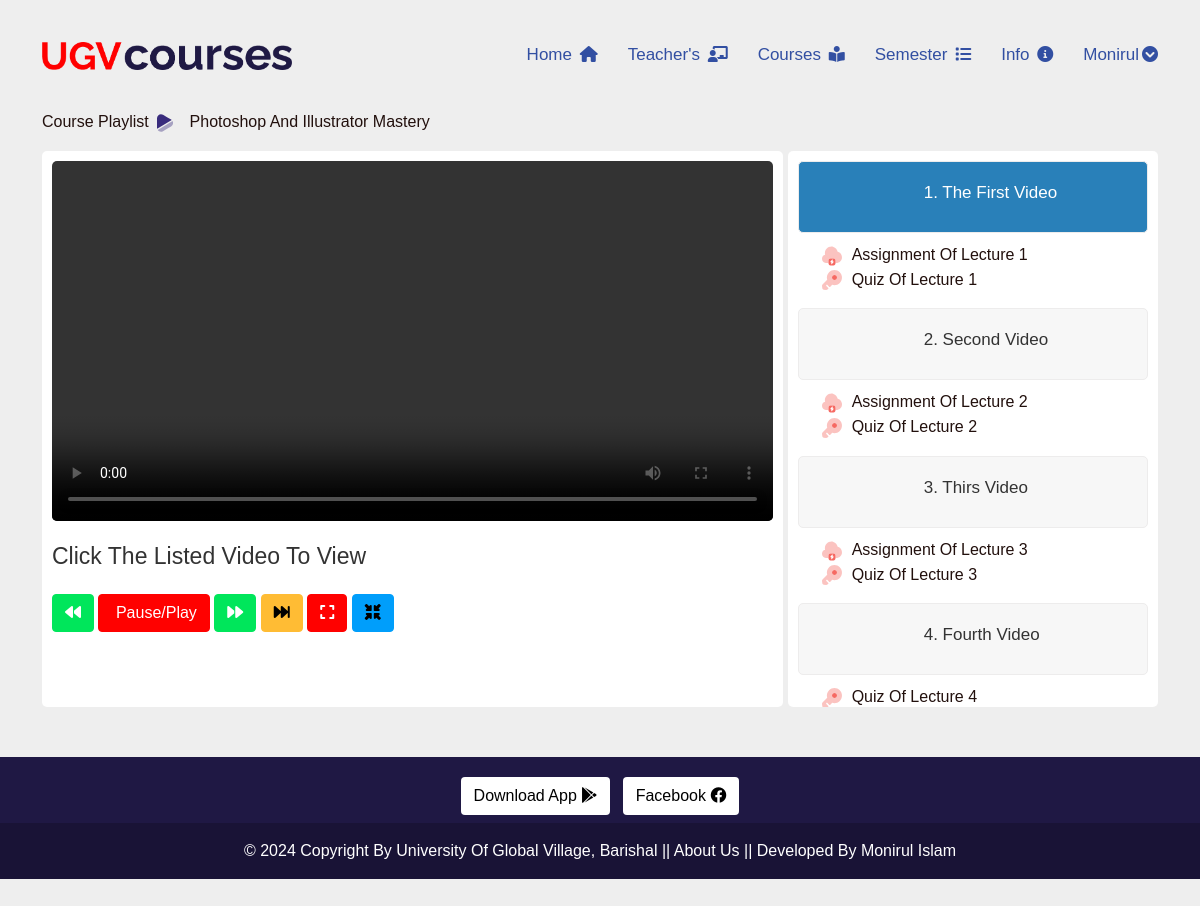
/courses/photoshop-and-illustrator-mastery/playlist/ (signed in), run on an earlier commit of the app's database.
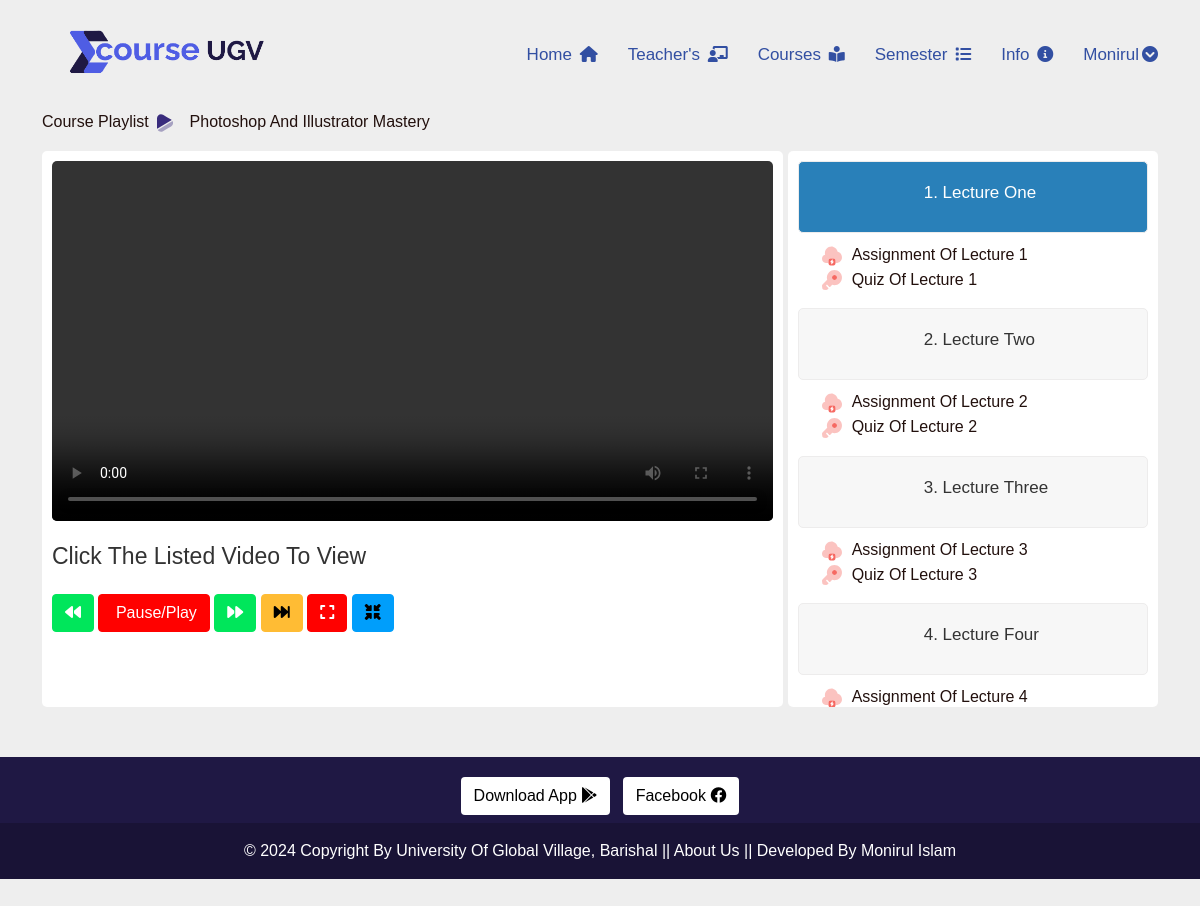
And on a later commit of the database.
### lms/models.py (models this page shows, shortened)
class SiteInfo(models.Model):
    site_name = models.CharField(max_length=50)
    site_logo = models.ImageField(
        upload_to="site_logo/",
        validators=[FileExtensionValidator(allowed_extensions=['png','jpeg','jpg'])]
        )
    phone_regex = RegexValidator(
        regex=r'^\+?1?\d{9,15}$',
        message="Phone number must be entered in the format: '+088'. Up to 15 digits allowed."
    )
    phone = models.CharField(validators=[phone_regex], max_length=15)

class Video(models.Model):
    course = models.ForeignKey(Course, related_name='videos', on_delete=models.CASCADE)
    title = models.CharField(max_length=150)
    is_preview = models.BooleanField(default=False)
    video_file = models.FileField(
        upload_to='course_videos/',
        validators=[FileExtensionValidator(allowed_extensions=['mp4'])]
    )
    class_file = models.FileField(
        upload_to='course_files/',
        null=True,
        blank=True,
        validators=[FileExtensionValidator(allowed_extensions=['pdf', 'docx','pptx'])]
    )
    assignment = models.FileField(
        upload_to='assignment_files/',
        null=True,
        blank=True,
        validators=[FileExtensionValidator(allowed_extensions=['pdf', 'docx','jpg'])]
    )
    quiz = models.URLField(max_length=500, null=True, blank=True)

### lms/views.py (the view)
# urls.py: path('courses/<slug:course_slug>/playlist/', course_playlist, name='course_playlist'),
@login_required(login_url='profile')
def course_playlist(request, course_slug):
    course = get_object_or_404(Course, slug=course_slug)
    if Enrollment.objects.filter(user=request.user, course=course, approved=True).exists():
        return render(request, 'playlist.html', {'course': course})
    else:
        return redirect('courses')  # Redirect to the courses page or another appropriate page

### lms/context_processors.py (called while the page is built)
def get_all_categories(request):
    categories = Category.objects.all()
    category_counts = []
    for category in categories:
        course_count = Course.objects.filter(category=category).count()
        if course_count > 0:  # Only include non-empty categories
            category_counts.append({'category': category, 'course_count': course_count})
    context = {
        "categories":categories,
        "category_counts": category_counts,
    }
    return context

def siteinfo(request):
    siteinfo = SiteInfo.objects.all()
    context ={
        'siteinfo': siteinfo,
    }
    return context

### templates/playlist.html (shortened to what this page needs)
{% extends 'base.html' %}
{% load static %}
{% block content %}
<div class="container"  >
    <p style="margin-top: 110px;">Course Playlist <img src="{% static 'assets/img/icon/video.svg' %}" class="me-2" alt=""> {{course.title}}</p>
</div>
<div class="container myvideo" style="margin-bottom: 50px;">
    <div class="main-video">
        <div class="video">
            <video oncontextmenu="return false;" id="mainVideo" controls  autoplay></video>
            <h3 id="mainVideoTitle" class="title">
                {% if video_clicked %}
                    {{ video_title }}
                {% else %}
                Click the Listed Video To View
                {% endif %}
            </h3>
            <div class="controls">
                <button class="btn btn-success" id="skipBackward" onclick="skipVideo(-10)"><i class="fa-solid fa-backward"></i></button>
                <button class="btn btn-danger" id="togglePlayPause">
                     Pause/Play
                </button>
                <button class="btn btn-success" id="skipForward" onclick="skipVideo(10)"><i class="fa-solid fa-forward"></i></button>
                <button class="btn btn-warning" id="fastForward" onclick="changePlaybackRate(2)"><i class="fa-solid fa-forward-fast"></i></button>
                <button class="btn btn-danger" id="fullscreenButton"><i class="fa-solid fa-expand"></i></button>
                <button class="btn btn-info" id="pipButton"><i class="fa-solid fa-minimize"></i></button>
            </div>
        </div>
    </div>
    <div class="video-list ">
        {% for video in course.videos.all %}
            <div class="vid{% if forloop.first %} active{% endif %}">
                <video oncontextmenu="return false;" class="playlist-video" src="{{ video.video_file.url }}" muted></video>
                <h3 class="title">{{ forloop.counter }}. {{ video.title }}</h3>
              </div>
          <ol>
                {% if video.assignment %}
                <img src="{% static 'assets/img/icon/cloud.svg' %}" class="me-2" alt=""><a href="{{video.assignment.url}}">Assignment of Lecture {{ forloop.counter }}   </a><br>
                {% endif %}
                {% if video.quiz %}
                <img src="{% static 'assets/img/icon/key.svg' %}" class="me-2" alt=""><a href="{{video.quiz}}">Quiz of Lecture {{ forloop.counter }}</a>
                {% endif %}
          </ol>
        {% endfor %}
    </div>
</div>
{% endblock content %}

### templates/header.html (shortened to what this page needs)
{% load static %}
  <header class="header header-two">
    <div class="header-fixed">
      <nav class="navbar navbar-expand-lg header-nav scroll-sticky">
        <div class="container">
          <div class="navbar-header">
            {% for site in siteinfo %}
            <a href="{% url 'home' %}" class="navbar-brand logo ">
              <img  src="{{site.site_logo.url}}" class="myimg" alt="Logo" />
            </a>
            {% endfor %}
          </div>
          <div class="main-menu-wrapper">
            <ul class="main-nav">
              <li>
                <a href="{% url 'home' %}">Home <i class="fa-solid fa-house" style="font-size: 16px;"></i></a>
              </li>
              <li>
                <a href="{% url 'author_list' %}">Teacher's <i class="fas fa-chalkboard-teacher" style="font-size: 16px;"></i></a>
              </li>
              <li >
                <a href="{% url 'courses' %}">Courses <i class="fa-solid fa-book-open-reader" style="font-size: 16px;"></i></a>
              </li>
              <li class="has-submenu menu-effect" >
                <a href="javascript:void(0)">Semester <i class="fa-solid fa-list" style="font-size: 16px;"></i></a>
              </li>
              <li class="has-submenu menu-effect">
                <a href="javascript:void(0)">Info <i class="fa-solid fa-circle-info" style="font-size: 16px;"></i></a>
              </li>
              {% if request.user.is_authenticated %}
              <li class="has-submenu menu-effect">
                <a href="javascript:void(0)"> {{request.user.username}}<i class="fa-solid fa-circle-chevron-down" style="font-size: 16px;"></i></a>
              </li>
              {% endif %}
            </ul>
          </div>
        </div>
      </nav>
    </div>
  </header>

What changed in the data, as far as the page shows it:
changed SiteInfo: site_logo: a different picture
changed Video: title "The First Video" → "Lecture One"
changed Video: title "Second Video" → "Lecture Two"
changed Video: title "Thirs Video" → "Lecture Three"
changed Video: title "Fourth Video" → "Lecture Four"; assignment: picture added; quiz: picture removed; now shows "Assignment Of Lecture"; no longer shows "Quiz Of Lecture"
